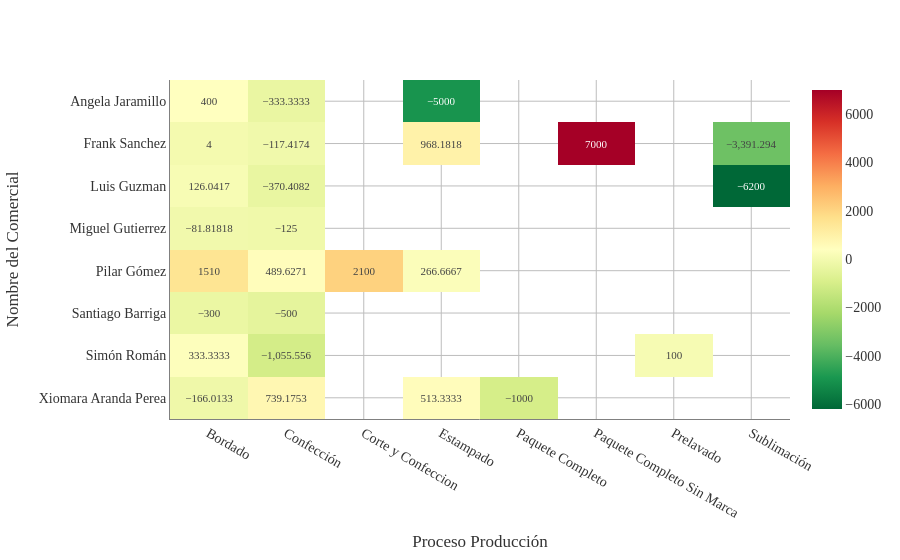

The code cell stored with this chart in its notebook:
### Markdown cell above
### Impacto económico por comercial

### Code cell
import numpy as np

df_heatmap = df_costos.pivot_table(
    index='Nombre del Comercial',
    columns='Proceso Producción',
    values='Diferencia valor unitario',
    aggfunc='mean'  # puedes cambiar a sum si quieres impacto total
)

figcomercial = px.imshow(
    df_heatmap,
    text_auto=True,
    color_continuous_scale='RdYlGn_r',
    zmin=0,  # 🔥 ESTO ES LO IMPORTANTE
    aspect='auto'
)

figcomercial.update_layout(
    # 1. Fondo transparente
    paper_bgcolor='rgba(0,0,0,0)',
    plot_bgcolor='rgba(0,0,0,0)',
    
    # 2. Tipografía Times New Roman
    font=dict(
        family="Times New Roman, Times, serif",
        size=14,
        color="#333333" # Color de letra gris muy oscuro (casi negro)
    ),
    
    # Ajuste opcional de márgenes para que la letra no se corte
    margin=dict(t=80, b=50, l=50, r=50)
)

# 3. Líneas de cuadrícula más oscuras
figcomercial.update_xaxes(
    showgrid=True, 
    gridwidth=1, 
    gridcolor='#bdbdbd', # Un gris más marcado (puedes usar 'gray' si lo quieres aún más oscuro)
    linecolor='gray',    # Línea del eje principal en negro
    zeroline=True,        # Mantener la línea del cero...
    zerolinecolor='#d3d3d3', # ...pero usar un gris mucho más suave (LightGrey)
    zerolinewidth=1
)

figcomercial.update_yaxes(
    showgrid=True, 
    gridwidth=1, 
    gridcolor='#bdbdbd', 
    linecolor='gray'
)

figcomercial.show()

### Figure 1 — Plotly figure (JSON) as saved in the notebook; plotly's stock layout.template omitted (floating-point values rounded to 4 significant figures)
{"data": [{"coloraxis": "coloraxis", "hovertemplate": "Proceso Producción: %{x}<br>Nombre del Comercial: %{y}<br>color: %{z}<extra></extra>", "name": "0", "texttemplate": "%{z}", "type": "heatmap", "x": ["Bordado", "Confección", "Corte y Confeccion", "Estampado", "Paquete Completo", "Paquete Completo Sin Marca", "Prelavado", "Sublimación"], "xaxis": "x", "y": ["Angela Jaramillo", "Frank Sanchez", "Luis Guzman", "Miguel Gutierrez", "Pilar Gómez", "Santiago Barriga", "Simón Román", "Xiomara Aranda Perea"], "yaxis": "y", "z": [[400.0, -333.3, NaN, -5000.0, NaN, NaN, NaN, NaN], [4.0, -117.4, NaN, 968.2, NaN, 7000.0, NaN, -3391.0], [126.0, -370.4, NaN, NaN, NaN, NaN, NaN, -6200.0], [-81.82, -125.0, NaN, NaN, NaN, NaN, NaN, NaN], [1510.0, 489.6, 2100.0, 266.7, NaN, NaN, NaN, NaN], [-300.0, -500.0, NaN, NaN, NaN, NaN, NaN, NaN], [333.3, -1056.0, NaN, NaN, NaN, NaN, 100.0, NaN], [-166.0, 739.2, NaN, 513.3, -1000.0, NaN, NaN, NaN]]}], "layout": {"coloraxis": {"cmax": null, "cmin": 0, "colorscale": [[0, "rgb(0,104,55)"], [0.1, "rgb(26,152,80)"], [0.2, "rgb(102,189,99)"], [0.3, "rgb(166,217,106)"], [0.4, "rgb(217,239,139)"], [0.5, "rgb(255,255,191)"], [0.6, "rgb(254,224,139)"], [0.7, "rgb(253,174,97)"], [0.8, "rgb(244,109,67)"], [0.9, "rgb(215,48,39)"], [1, "rgb(165,0,38)"]]}, "font": {"color": "#333333", "family": "Times New Roman, Times, serif", "size": 14}, "margin": {"b": 50, "l": 50, "r": 50, "t": 80}, "paper_bgcolor": "rgba(0,0,0,0)", "plot_bgcolor": "rgba(0,0,0,0)", "xaxis": {"anchor": "y", "domain": [0, 1], "gridcolor": "#bdbdbd", "gridwidth": 1, "linecolor": "gray", "showgrid": true, "title": {"text": "Proceso Producción"}, "zeroline": true, "zerolinecolor": "#d3d3d3", "zerolinewidth": 1}, "yaxis": {"anchor": "x", "autorange": "reversed", "domain": [0, 1], "gridcolor": "#bdbdbd", "gridwidth": 1, "linecolor": "gray", "showgrid": true, "title": {"text": "Nombre del Comercial"}}}}
